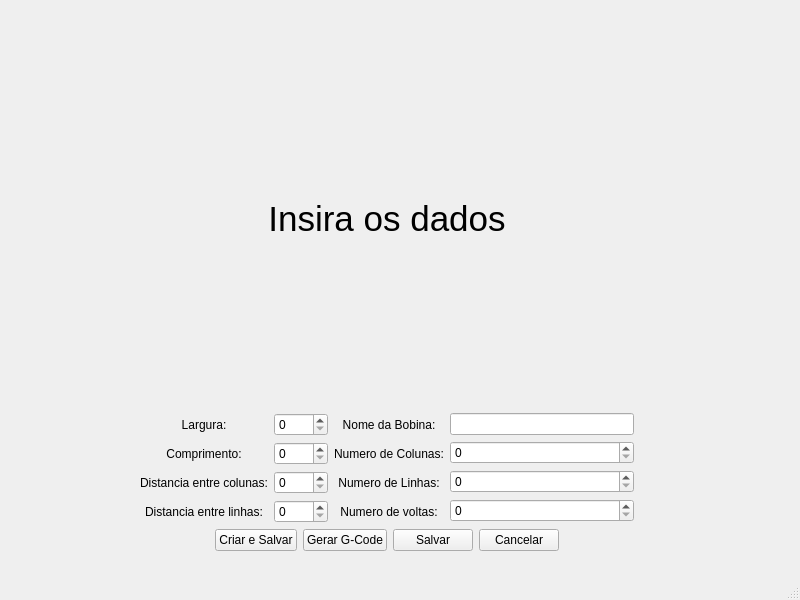
<?xml version="1.0" encoding="UTF-8"?>
<ui version="4.0">
 <class>CriarWindow</class>
 <widget class="QMainWindow" name="CriarWindow">
  <property name="geometry">
   <rect>
    <x>0</x>
    <y>0</y>
    <width>800</width>
    <height>600</height>
   </rect>
  </property>
  <property name="windowTitle">
   <string>MainWindow</string>
  </property>
  <widget class="QWidget" name="centralwidget">
   <widget class="QWidget" name="layoutWidget">
    <property name="geometry">
     <rect>
      <x>140</x>
      <y>30</y>
      <width>494</width>
      <height>521</height>
     </rect>
    </property>
    <layout class="QVBoxLayout" name="verticalLayout_5">
     <item>
      <widget class="QLabel" name="label_9">
       <property name="font">
        <font>
         <pointsize>26</pointsize>
        </font>
       </property>
       <property name="text">
        <string>Insira os dados</string>
       </property>
       <property name="alignment">
        <set>Qt::AlignCenter</set>
       </property>
      </widget>
     </item>
     <item>
      <layout class="QHBoxLayout" name="horizontalLayout_2">
       <item>
        <layout class="QVBoxLayout" name="verticalLayout">
         <item>
          <widget class="QLabel" name="label_3">
           <property name="text">
            <string>Largura:</string>
           </property>
           <property name="alignment">
            <set>Qt::AlignCenter</set>
           </property>
          </widget>
         </item>
         <item>
          <widget class="QLabel" name="label_2">
           <property name="text">
            <string>Comprimento:</string>
           </property>
           <property name="alignment">
            <set>Qt::AlignCenter</set>
           </property>
          </widget>
         </item>
         <item>
          <widget class="QLabel" name="label">
           <property name="text">
            <string>Distancia entre colunas:</string>
           </property>
           <property name="alignment">
            <set>Qt::AlignCenter</set>
           </property>
          </widget>
         </item>
         <item>
          <widget class="QLabel" name="label_4">
           <property name="text">
            <string>Distancia entre linhas:</string>
           </property>
           <property name="alignment">
            <set>Qt::AlignCenter</set>
           </property>
          </widget>
         </item>
        </layout>
       </item>
       <item>
        <layout class="QVBoxLayout" name="verticalLayout_2">
         <item>
          <widget class="QDoubleSpinBox" name="largura">
           <property name="decimals">
            <number>0</number>
           </property>
           <property name="maximum">
            <double>1000.000000000000000</double>
           </property>
           <property name="singleStep">
            <double>1.000000000000000</double>
           </property>
          </widget>
         </item>
         <item>
          <widget class="QDoubleSpinBox" name="comprimento">
           <property name="decimals">
            <number>0</number>
           </property>
           <property name="maximum">
            <double>2000.000000000000000</double>
           </property>
          </widget>
         </item>
         <item>
          <widget class="QDoubleSpinBox" name="dist_coluna">
           <property name="decimals">
            <number>0</number>
           </property>
           <property name="maximum">
            <double>1000.000000000000000</double>
           </property>
          </widget>
         </item>
         <item>
          <widget class="QDoubleSpinBox" name="dist_linha">
           <property name="decimals">
            <number>0</number>
           </property>
           <property name="maximum">
            <double>1000.000000000000000</double>
           </property>
          </widget>
         </item>
        </layout>
       </item>
       <item>
        <layout class="QVBoxLayout" name="verticalLayout_4">
         <item>
          <widget class="QLabel" name="label_8">
           <property name="text">
            <string>Nome da Bobina:</string>
           </property>
           <property name="alignment">
            <set>Qt::AlignCenter</set>
           </property>
          </widget>
         </item>
         <item>
          <widget class="QLabel" name="label_5">
           <property name="text">
            <string>Numero de Colunas:</string>
           </property>
           <property name="alignment">
            <set>Qt::AlignCenter</set>
           </property>
          </widget>
         </item>
         <item>
          <widget class="QLabel" name="label_6">
           <property name="text">
            <string>Numero de Linhas:</string>
           </property>
           <property name="alignment">
            <set>Qt::AlignCenter</set>
           </property>
          </widget>
         </item>
         <item>
          <widget class="QLabel" name="label_7">
           <property name="text">
            <string>Numero de voltas:</string>
           </property>
           <property name="alignment">
            <set>Qt::AlignCenter</set>
           </property>
          </widget>
         </item>
        </layout>
       </item>
       <item>
        <layout class="QVBoxLayout" name="verticalLayout_3">
         <item>
          <widget class="QLineEdit" name="nome_bobi">
           <property name="alignment">
            <set>Qt::AlignLeading|Qt::AlignLeft|Qt::AlignVCenter</set>
           </property>
          </widget>
         </item>
         <item>
          <widget class="QSpinBox" name="num_coluna"/>
         </item>
         <item>
          <widget class="QSpinBox" name="num_linha"/>
         </item>
         <item>
          <widget class="QSpinBox" name="num_volta"/>
         </item>
        </layout>
       </item>
      </layout>
     </item>
     <item>
      <layout class="QHBoxLayout" name="horizontalLayout">
       <item>
        <spacer name="horizontalSpacer">
         <property name="orientation">
          <enum>Qt::Horizontal</enum>
         </property>
         <property name="sizeHint" stdset="0">
          <size>
           <width>40</width>
           <height>20</height>
          </size>
         </property>
        </spacer>
       </item>
       <item>
        <widget class="QPushButton" name="Criar_bobina">
         <property name="text">
          <string>Criar e Salvar</string>
         </property>
        </widget>
       </item>
       <item>
        <widget class="QPushButton" name="pushButton_3">
         <property name="text">
          <string>Gerar G-Code</string>
         </property>
        </widget>
       </item>
       <item>
        <widget class="QPushButton" name="salvarButton">
         <property name="text">
          <string>Salvar</string>
         </property>
        </widget>
       </item>
       <item>
        <widget class="QPushButton" name="cancel_criar">
         <property name="text">
          <string>Cancelar</string>
         </property>
        </widget>
       </item>
       <item>
        <spacer name="horizontalSpacer_2">
         <property name="orientation">
          <enum>Qt::Horizontal</enum>
         </property>
         <property name="sizeHint" stdset="0">
          <size>
           <width>40</width>
           <height>20</height>
          </size>
         </property>
        </spacer>
       </item>
      </layout>
     </item>
    </layout>
   </widget>
  </widget>
  <widget class="QMenuBar" name="menubar">
   <property name="geometry">
    <rect>
     <x>0</x>
     <y>0</y>
     <width>800</width>
     <height>21</height>
    </rect>
   </property>
  </widget>
  <widget class="QStatusBar" name="statusbar"/>
 </widget>
 <resources/>
 <connections/>
</ui>
